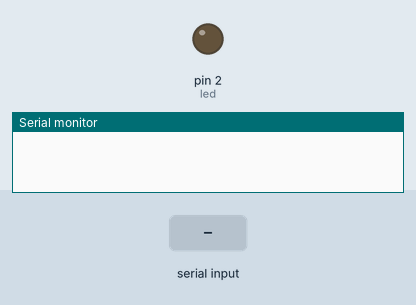
A sketch run on a simulated Arduino Uno, built with avr-gcc and run on an emulated ATmega328P. On the bench: output pins drawn as LEDs (lit = HIGH), the last lines printed to the serial monitor. The inputs (shaded band) are chosen by the test bench.

Above: at 1.2 s.
1.3 s: "A" received over Serial
At 2.5 s:
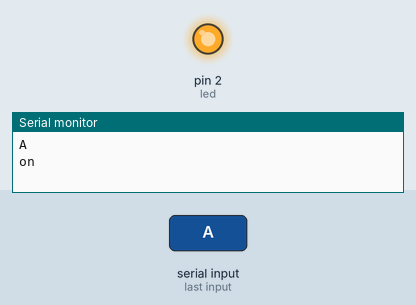
2.8 s: "B" received over Serial
At 3.6 s:
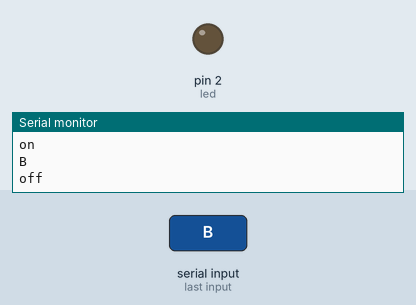
Timing chart, 0 to 5.8 s (numbered marks = the images above; inputs shaded):
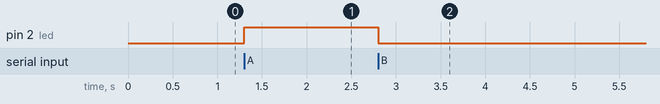

Measured:
- after the input at 1.3 s, pin 2 (led): LOW → HIGH at once
- after the input at 2.8 s, pin 2 (led): HIGH → LOW at once

The sketch:

bt1ch.ino
```cpp
int led=2;


char val;
void setup() {
  Serial.begin(9600);
  pinMode(led,OUTPUT);


}

void loop() {
  if(Serial.available()>0)
  {val=Serial.read();
  Serial.println(val);
  if(val=='A')
  {
    digitalWrite(led,HIGH);
    Serial.println("on");

  }
  if(val=='B')
  {
    digitalWrite(led,LOW);
    Serial.println("off");


  }


  }
}
```
